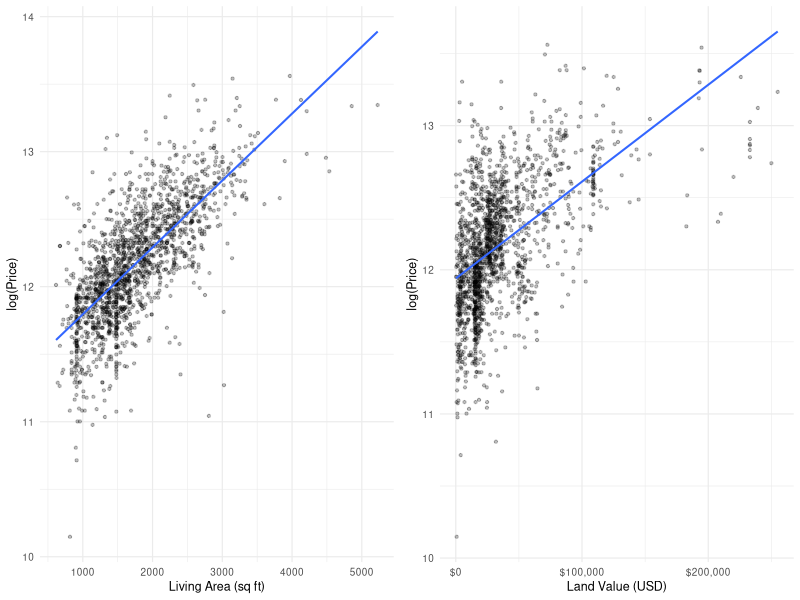
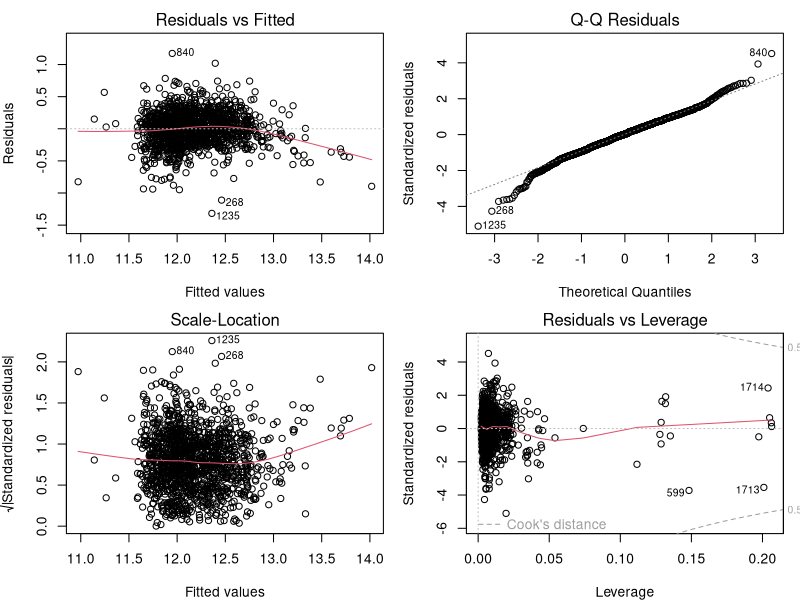
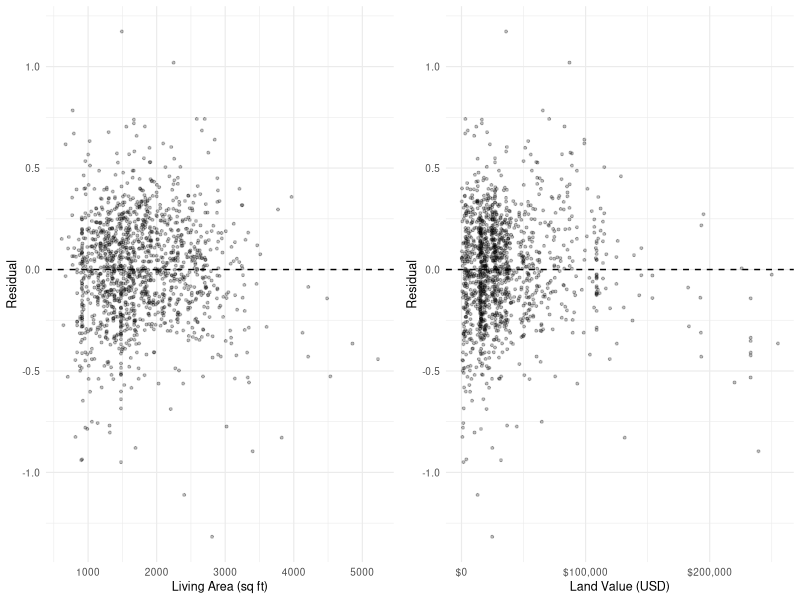
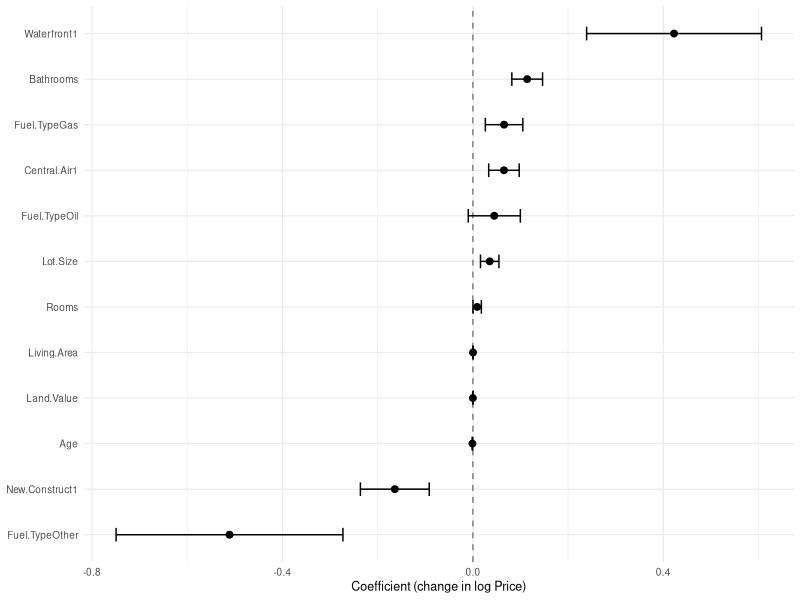
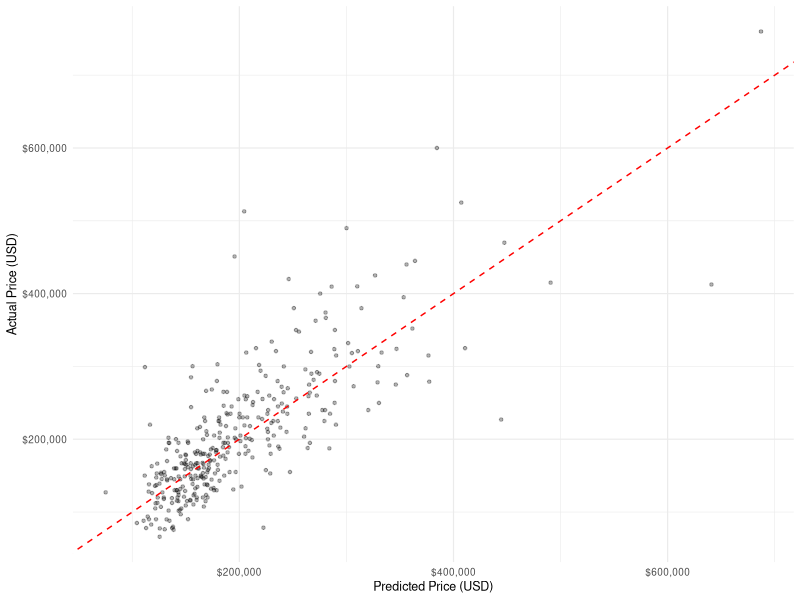

These charts were generated, in order, by the following R code:
## ---- chunk 1
knitr::opts_chunk$set(
  echo = FALSE,
  message = FALSE,
  warning = FALSE,
  fig.width = 5,
  fig.height = 3.5,
  fig.align = "center"
)

library(tidyverse)
library(GGally)
library(broom)
library(gridExtra)
library(scales)

train <- read.csv("cleaned_housing_data.csv")

train <- train %>%
  mutate(
    Waterfront    = factor(Waterfront),
    New.Construct = factor(New.Construct),
    Central.Air   = factor(Central.Air),
    Fuel.Type     = factor(Fuel.Type),
    Heat.Type     = factor(Heat.Type),
    Sewer.Type    = factor(Sewer.Type)
  )

train$log_Price <- log(train$Price)

set.seed(123)
n         <- nrow(train)
train_idx <- sample(seq_len(n), size = floor(0.8 * n))
train_set <- train[train_idx, ]
test_set  <- train[-train_idx, ]

full_model <- lm(log_Price ~ . - Price, data = train_set)
step_model <- step(full_model, direction = "both", trace = 0)

log_preds    <- predict(step_model, newdata = test_set)
test_preds   <- exp(log_preds)
test_rmse    <- sqrt(mean((test_set$Price - test_preds)^2))
test_mae     <- mean(abs(test_set$Price - test_preds))
median_price <- median(train$Price)
glance_stats <- glance(step_model)

n_vars_full  <- length(attr(terms(full_model), "term.labels"))
n_coefs_full <- length(coef(full_model)) - 1
n_vars_step  <- length(attr(terms(step_model), "term.labels"))
n_coefs_step <- length(coef(step_model)) - 1

dropped_vars <- setdiff(attr(terms(full_model), "term.labels"),
                        attr(terms(step_model), "term.labels"))
## ---- chunk 2
train %>%
  select(Price, Living.Area, Land.Value, Lot.Size, Age,
         Bathrooms, Rooms, Bedrooms, Fireplaces, Pct.College) %>%
  pivot_longer(everything()) %>%
  group_by(name) %>%
  summarise(Mean = mean(value), SD = sd(value),
            Min = min(value), Max = max(value), .groups = "drop") %>%
  knitr::kable(
    digits  = 2,
    caption = "Table A1: Summary statistics for continuous variables."
  )
## ---- chunk 3
p1 <- ggplot(train, aes(x = Living.Area, y = log_Price)) +
  geom_point(alpha = 0.25, size = 0.8) +
  geom_smooth(method = "lm", se = FALSE, linewidth = 0.7) +
  labs(x = "Living Area (sq ft)", y = "log(Price)") +
  theme_minimal(base_size = 9)

p2 <- ggplot(train, aes(x = Land.Value, y = log_Price)) +
  geom_point(alpha = 0.25, size = 0.8) +
  geom_smooth(method = "lm", se = FALSE, linewidth = 0.7) +
  scale_x_continuous(labels = dollar) +
  labs(x = "Land Value (USD)", y = "log(Price)") +
  theme_minimal(base_size = 9)

grid.arrange(p1, p2, ncol = 2)
## ---- chunk 4
par(mfrow = c(2, 2), mar = c(4, 4, 2, 1))
plot(step_model)
## ---- chunk 5
resid_df <- data.frame(
  resid       = residuals(step_model),
  Living.Area = train_set$Living.Area,
  Land.Value  = train_set$Land.Value
)

r1 <- ggplot(resid_df, aes(x = Living.Area, y = resid)) +
  geom_point(alpha = 0.25, size = 0.7) +
  geom_hline(yintercept = 0, linetype = "dashed") +
  labs(x = "Living Area (sq ft)", y = "Residual") +
  theme_minimal(base_size = 9)

r2 <- ggplot(resid_df, aes(x = Land.Value, y = resid)) +
  geom_point(alpha = 0.25, size = 0.7) +
  geom_hline(yintercept = 0, linetype = "dashed") +
  scale_x_continuous(labels = dollar) +
  labs(x = "Land Value (USD)", y = "Residual") +
  theme_minimal(base_size = 9)

grid.arrange(r1, r2, ncol = 2)
## ---- chunk 6
tidy(step_model, conf.int = TRUE) %>%
  filter(term != "(Intercept)") %>%
  mutate(term = fct_reorder(term, estimate)) %>%
  ggplot(aes(x = estimate, y = term)) +
  geom_vline(xintercept = 0, linetype = "dashed", colour = "grey50") +
  geom_errorbarh(aes(xmin = conf.low, xmax = conf.high), height = 0.3) +
  geom_point(size = 2) +
  labs(x = "Coefficient (change in log Price)", y = NULL) +
  theme_minimal(base_size = 9)
## ---- chunk 7
knitr::kable(
  tidy(step_model, conf.int = TRUE) %>%
    select(term, estimate, std.error, p.value, conf.low, conf.high),
  digits  = 5,
  col.names = c("Term", "Estimate", "SE", "p-value", "CI Low", "CI High"),
  caption = "Table A2: Coefficient table for the final log-linear model.
             Multiply by 100 for approximate % change in Price."
)
## ---- chunk 8
pred_df <- data.frame(
  actual    = test_set$Price,
  predicted = test_preds
)

ggplot(pred_df, aes(x = predicted, y = actual)) +
  geom_point(alpha = 0.3, size = 0.9) +
  geom_abline(slope = 1, intercept = 0, linetype = "dashed", colour = "red") +
  scale_x_continuous(labels = dollar) +
  scale_y_continuous(labels = dollar) +
  labs(x = "Predicted Price (USD)", y = "Actual Price (USD)") +
  theme_minimal(base_size = 9)
## ---- chunk 9
knitr::kable(
  glance(step_model) %>%
    select(r.squared, adj.r.squared, sigma, AIC, BIC, nobs),
  digits  = 3,
  caption = "Table A3: Model-level fit statistics."
)
## ---- chunk 10
knitr::kable(
  tibble::tibble(
    Model  = c(paste0("Full model (", n_vars_full, " variables, ", n_coefs_full, " coefficients)"),
               paste0("Stepwise model (", n_vars_step, " variables, ", n_coefs_step, " coefficients)")),
    AIC    = c(AIC(full_model), AIC(step_model)),
    Adj_R2 = c(round(summary(full_model)$adj.r.squared, 3),
               round(summary(step_model)$adj.r.squared, 3))
  ),
  digits  = 3,
  caption = "Table A4: Full vs stepwise model comparison."
)
